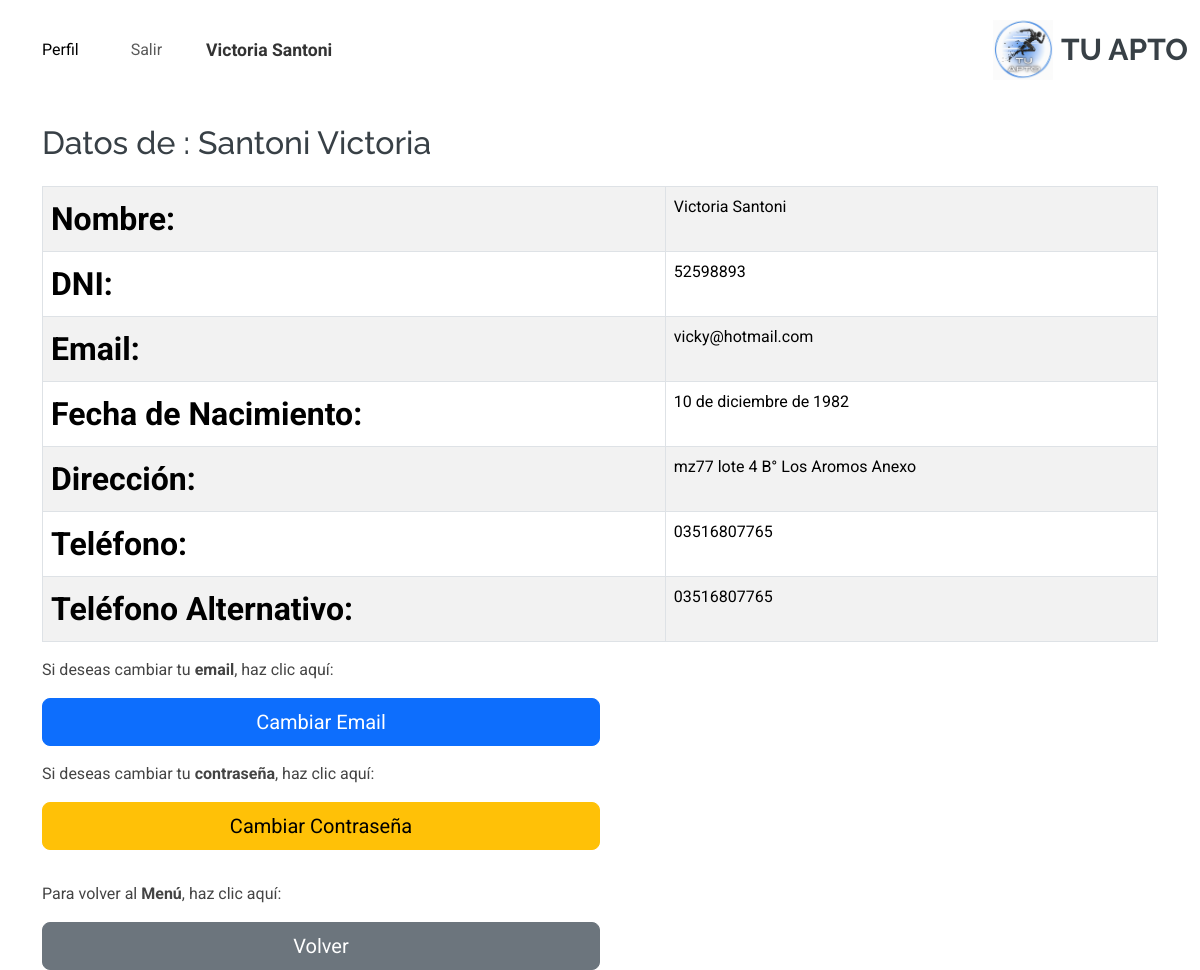
Page /persona/perfil/ (signed in) on the committed database.
### account/models.py (models this page shows, shortened)
class Profile(models.Model):
    user = models.OneToOneField(settings.AUTH_USER_MODEL, on_delete=models.CASCADE)
    nombre = models.CharField(max_length=30, blank=True, null=True)
    apellido = models.CharField(max_length=30, blank=True, null=True)
    dni = models.CharField(max_length=15, blank=True, null=True)
    fecha_nacimiento = models.DateField(blank=True, null=True)
    email = models.EmailField(max_length=254, unique=True)
    rol = models.CharField(
        max_length=20,
        choices=[
            ('jugador', 'Jugador'),  # Valor predeterminado actualizado a "jugador"
            ('medico', 'Médico'),
            ('representante', 'Representante'),
        ],
        default='jugador'
    )
    class Meta:
        ordering = ['user__username']

### persona/models.py (models this page shows, shortened)
class Persona(models.Model):
    profile = models.OneToOneField(Profile, on_delete=models.CASCADE)
    direccion = models.CharField(max_length=255, blank=True, null=True)
    telefono = models.CharField(max_length=15, blank=True, null=True)
    telefono_alternativo = models.CharField(max_length=15, blank=True, null=True)

### persona/views.py (the view)
# urls.py: path('perfil/', views.perfil, name='perfil'),
def perfil(request):
    profile = request.user.profile
    persona = getattr(profile, 'persona', None)
    jugador = None
    if persona:
        jugador = getattr(persona, 'jugador', None)
    return render(request, 'persona/perfil.html', {
        'profile': profile,  # Pasamos el perfil
        'persona': persona,  # Pasamos la persona
        'jugador': jugador,  # Pasamos el jugador (si existe)
    })

### persona/templates/persona/perfil.html
{% extends 'core/base.html' %}
{% block content %}
    <div class="container mt-4">
        <h2 class="mb-4">Datos de :  {{ profile.apellido }}  {{ profile.nombre }} </h2>
        <div class="table-responsive">
            <table class="table table-bordered table-striped">
                <tbody>
                    <tr>
                        <th>Nombre:</th>
                        <td>{{ profile.nombre }} {{ profile.apellido }}</td>
                    </tr>
                    <tr>
                        <th>DNI:</th>
                        <td>{{ profile.dni }}</td>
                    </tr>
                    <tr>
                        <th>Email:</th>
                        <td>{{ profile.email }}</td>
                    </tr>
                    <tr>
                        <th>Fecha de Nacimiento:</th>
                        <td>{{ profile.fecha_nacimiento }}</td>
                    </tr>
                    <tr>
                        <th>Dirección:</th>
                        <td>{{ persona.direccion }}</td>
                    </tr>
                    <tr>
                        <th>Teléfono:</th>
                        <td>{{ persona.telefono }}</td>
                    </tr>
                    <tr>
                        <th>Teléfono Alternativo:</th>
                        <td>{{ persona.telefono_alternativo }}</td>
                    </tr>
                </tbody>
            </table>
        </div>
        <div class="d-flex flex-column align-items-start">
            <p>Si deseas cambiar tu <strong>email</strong>, haz clic aquí:</p>
            <a href="{% url 'modificar_email' %}" class="btn btn-primary btn-lg mb-3 w-50">Cambiar Email</a>
            <p>Si deseas cambiar tu <strong>contraseña</strong>, haz clic aquí:</p>
            <a href="{% url 'modificar_contrasena' %}" class="btn btn-warning btn-lg w-50 mb-3">Cambiar Contraseña</a>
        </div>
        <div class="mt-3">
            <p>Para volver al <strong>Menú</strong>, haz clic aquí:</p>
            {% if profile.rol == 'jugador' %}
                <a href="{% url 'menu_jugador' %}" class="btn btn-secondary btn-lg w-50">Volver</a>
            {% elif profile.rol == 'medico' %}
                <a href="{% url 'medico_home' %}" class="btn btn-secondary btn-lg w-50">Volver</a>
            {% elif profile.rol == 'representante' %}
                <a href="{% url 'representante_home' %}" class="btn btn-secondary btn-lg w-50">Volver</a>
            {% else %}
                <a href="{% url 'menu_jugador' %}" class="btn btn-secondary btn-lg w-50">Volver</a>
            {% endif %}
        </div>
    </div>
{% endblock %}

### core/templates/core/base.html (shortened to what this page needs)
<!DOCTYPE html>
<html lang="en">
<head>
    {% load static %}
    <link rel="stylesheet" href="https://cdnjs.cloudflare.com/ajax/libs/font-awesome/5.15.4/css/all.min.css">
    <link href="https://cdn.jsdelivr.net/npm/bootstrap@5.3.0-alpha1/dist/css/bootstrap.min.css" rel="stylesheet">
    <link href="{% static 'core/vendor/bootstrap/css/bootstrap.min.css' %}" rel="stylesheet">
    <link href="{% static 'core/vendor/bootstrap-icons/bootstrap-icons.css' %}" rel="stylesheet">
    <link href="{% static 'core/vendor/aos/aos.css' %}" rel="stylesheet">
    <link href="{% static 'core/vendor/glightbox/css/glightbox.min.css' %}" rel="stylesheet">
    <link href="{% static 'core/vendor/swiper/swiper-bundle.min.css' %}" rel="stylesheet">
    <link href="{% static 'core/css/main.css' %}" rel="stylesheet">
</head>
<body class="index-page">
    <header id="header" class="header d-flex align-items-center sticky-top">
        <div class="container-fluid position-relative d-flex align-items-center justify-content-between">
                <a href="" class="logo d-flex align-items-center me-auto me-xl-0">
                    <img src="{% static 'core/img/milogo.jpg' %}" alt="Logo"  >
                    <h1 class="sitename" >TU APTO</h1>
                </a>
                <nav id="navmenu" class="navbar navbar-expand-lg navbar-light bg-white">
                    <div class="container-fluid">
                        <div class="collapse navbar-collapse" id="navbarNav">
                            <ul class="navbar-nav ms-auto align-items-center">
                                {% if request.path != '/account/login/' %}
                                    {% if user.is_authenticated %}
                                        <li class="nav-item me-3">
                                            <a href="{% url 'perfil' %}" class="nav-link active">Perfil</a>
                                        </li>
                                        <li class="nav-item me-3">
                                            <button type="button" class="btn btn-link nav-link" data-bs-toggle="modal" data-bs-target="#logoutModal">
                                                Salir
                                            </button>
                                        </li>
                                        <li class="nav-item">
                                            <span class="navbar-text fw-bold">
                                                {{ profile.nombre }} {{ profile.apellido }}
                                            </span>
                                        </li>
                                        {% if profile.rol == 'jugador' %}
                                            <li class="nav-item me-3">
                                                <a href="{% url 'menu_jugador' %}" class="nav-link"></a>
                                            </li>
                                        {% endif %}
                                    {% endif %}
                                {% endif %}
                            </ul>
                        </div>
                    </div>
                </nav>
        </div>
    </header>
    {% block content %}{% endblock %}
</body>
</html>

### core/static/core/css/main.css (style rules this page uses)
:root { --default-font: "Roboto", system-ui, -apple-system, "Segoe UI", Roboto, "Helvetica Neue", Arial, "Noto Sans", "Liberation Sans", sans-serif, "Apple Color Emoji", "Segoe UI Emoji", "Segoe UI Symbol", "Noto Color Emoji"; --heading-font: "Raleway", sans-serif; --nav-font: "Poppins", sans-serif; }
:root { --background-color: #ffffff; --default-color: #444444; --heading-color: #384046; --accent-color: #3498db; --surface-color: #ffffff; --contrast-color: #ffffff; }
:root { --nav-color: #444444; --nav-hover-color: #3498db; --nav-mobile-background-color: #ffffff; --nav-dropdown-background-color: #ffffff; --nav-dropdown-color: #444444; --nav-dropdown-hover-color: #3498db; }
:root { scroll-behavior: smooth; }
body { color: var(--default-color); background-color: var(--background-color); font-family: var(--default-font); }
a { color: var(--accent-color); text-decoration: none; transition: 0.3s; }
h1, h2, h3, h4, h5, h6 { color: var(--heading-color); font-family: var(--heading-font); }
.header { color: var(--default-color); background-color: var(--background-color); padding: 20px 0; transition: all 0.5s; z-index: 997; }
.header .logo { line-height: 1; }
.header .logo img { max-height: 60px; margin-right: 8px; }
.header .logo h1 { font-size: 30px; margin: 0; font-weight: 700; color: var(--heading-color); }
@media (max-width: 1200px) { .header .logo { order: 1; } }
table th:first-child { text-align: left; font-size: 2rem; }
.navbar-nav .nav-link { transition: transform 0.3s ease; }
#navmenu { background-color: #f8f9fa; }
#navmenu .navbar-text { color: #333; font-size: 1.1rem; }
#navmenu .nav-item { padding: 0 10px; }

### rows in the picture
Profile: nombre "Victoria", apellido "Santoni", dni "52598893", email "vicky@hotmail.com", fecha_nacimiento "10 de diciembre de 1982"
Persona: direccion "mz77 lote 4 B° Los Aromos Anexo", telefono "03516807765", telefono_alternativo "03516807765"
